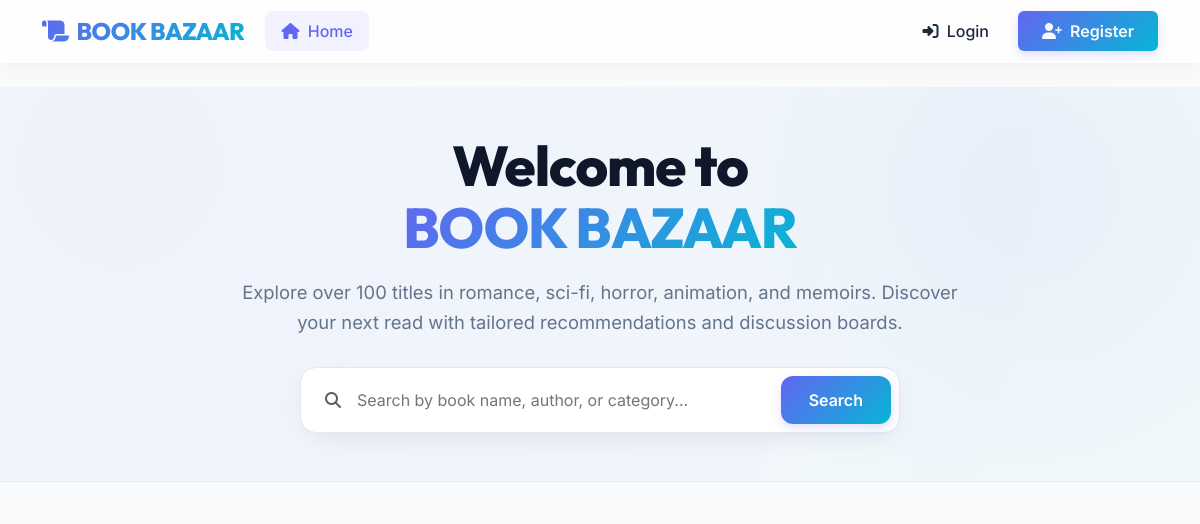
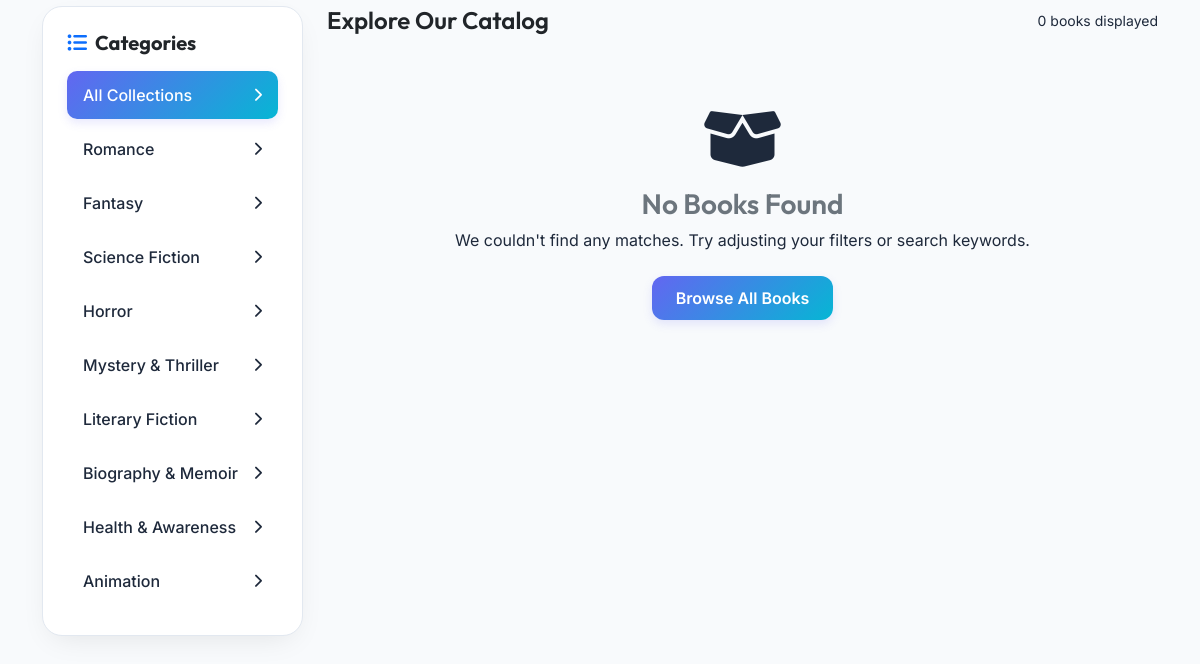
Before: / with the older database file (2 pictures, top to bottom).
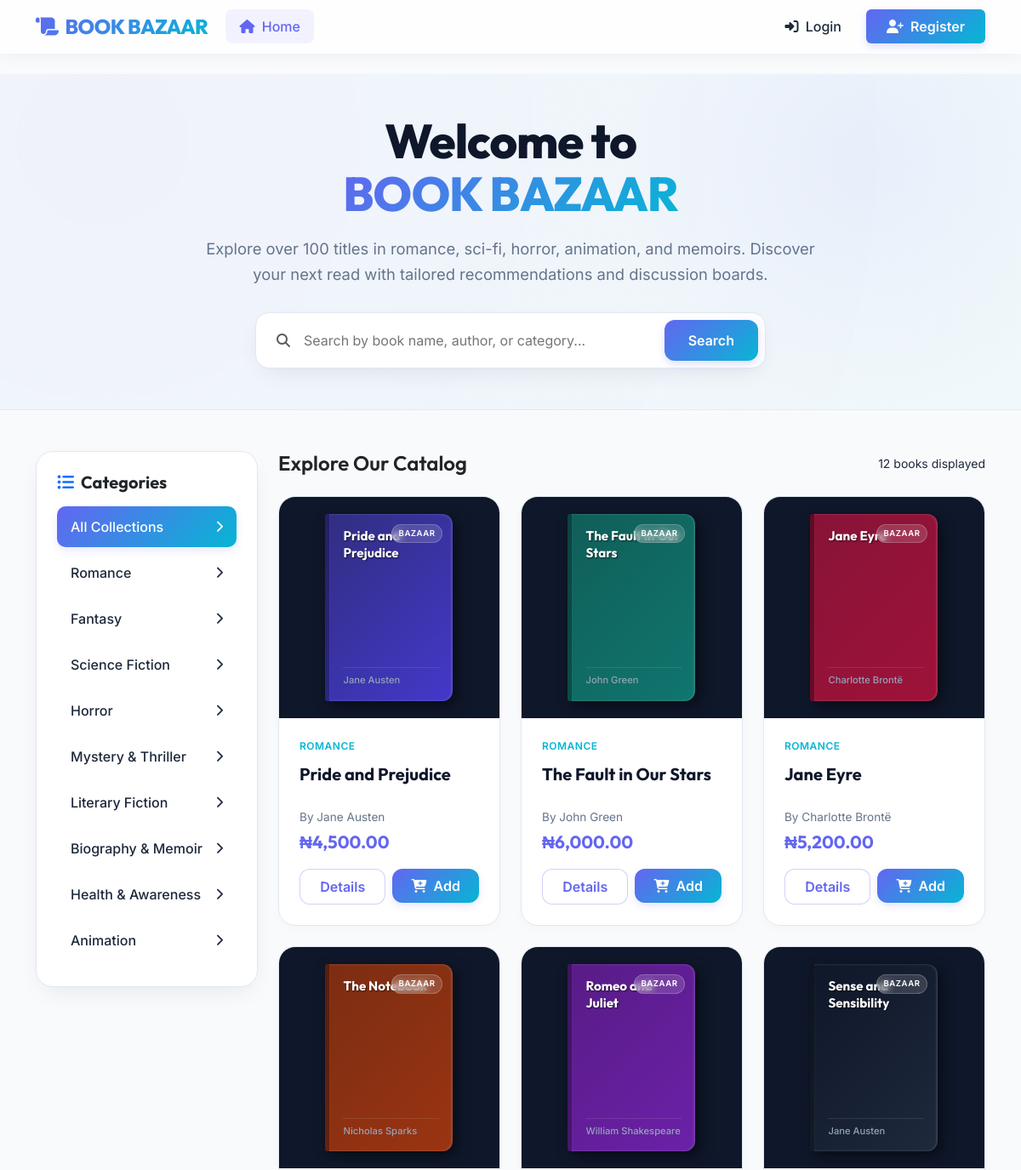
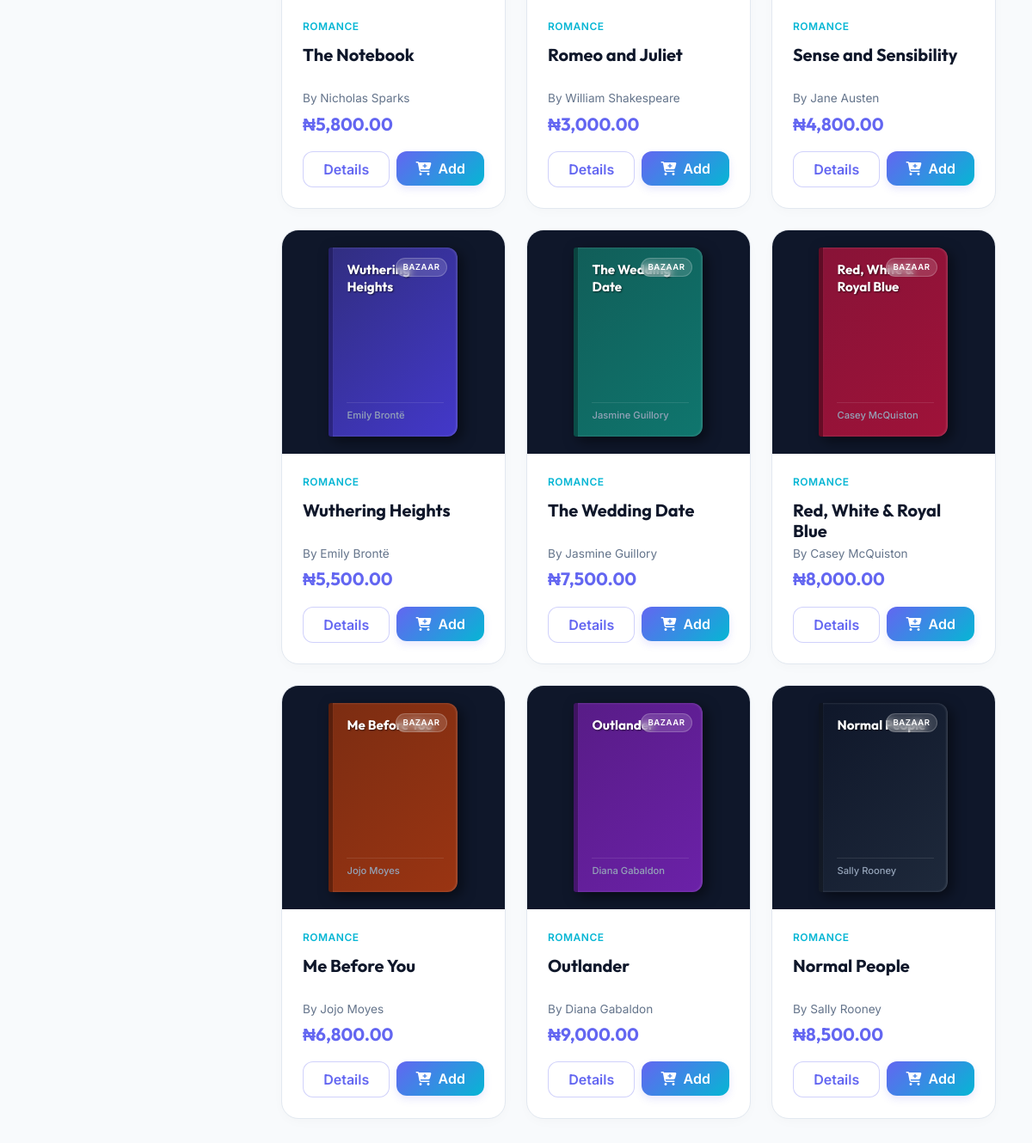
After: the same page with the newer database file (2 pictures, top to bottom).
### tables this page shows
CREATE TABLE `books` (
    `id` INT AUTO_INCREMENT PRIMARY KEY,
    `title` VARCHAR(255) NOT NULL,
    `author` VARCHAR(255) NOT NULL,
    `price` DECIMAL(10,2) NOT NULL,
    `description` TEXT NOT NULL,
    `category` VARCHAR(100) NOT NULL,
    `cover_image` VARCHAR(255) DEFAULT NULL,
    `created_at` TIMESTAMP DEFAULT CURRENT_TIMESTAMP
);

### index.php (the view, shortened to what this page needs)
<?php
require_once __DIR__ . '/header.php';
$search_query = isset($_GET['search']) ? trim($_GET['search']) : '';
$selected_category = isset($_GET['category']) ? trim($_GET['category']) : '';
$categories_list = [
    'Romance', 'Fantasy', 'Science Fiction', 'Horror',
    'Mystery & Thriller', 'Literary Fiction',
    'Biography & Memoir', 'Health & Awareness', 'Animation'
];
try {
    if ($selected_category !== '') {
        $stmt = $pdo->prepare("SELECT * FROM books WHERE category = :category ORDER BY created_at DESC");
        $stmt->execute(['category' => $selected_category]);
        $books = $stmt->fetchAll();
    } elseif ($search_query !== '') {
        $stmt = $pdo->prepare("SELECT * FROM books WHERE title LIKE ? OR author LIKE ? OR category LIKE ? ORDER BY created_at DESC");
        $stmt->execute(["%$search_query%", "%$search_query%", "%$search_query%"]);
        $books = $stmt->fetchAll();
    } else {
        $stmt = $pdo->query("SELECT * FROM books ORDER BY created_at DESC LIMIT 12");
        $books = $stmt->fetchAll();
    }
} catch (PDOException $e) {
    $books = [];
    $recommended_books = [];
    $_SESSION['flash'] = ['message' => 'Database error: ' . $e->getMessage(), 'type' => 'error'];
}
$is_admin = false;
?>
<section class="hero-section py-5 mb-5 text-center">
    <div class="container">
        <div class="row justify-content-center">
            <div class="col-lg-8">
                <h1 class="hero-title" id="hero-heading">Welcome to<br><span>BOOK BAZAAR</span></h1>
                <p class="hero-lead">Explore over 100 titles in romance, sci-fi, horror, animation, and memoirs. Discover your next read with tailored recommendations and discussion boards.</p>
                <form action="index.php" method="GET" class="mt-4">
                    <div class="search-wrapper d-flex align-items-center mx-auto">
                        <i class="fa-solid fa-magnifying-glass text-muted ms-3"></i>
                        <input type="text" name="search" class="search-input" placeholder="Search by book name, author, or category..." value="<?php echo htmlspecialchars($search_query); ?>" id="book-search-input">
                        <button type="submit" class="search-btn">Search</button>
                    </div>
                </form>
            </div>
        </div>
    </div>
</section>
<div class="container">
    <div class="row g-4">
        <div class="col-lg-3">
            <div class="category-sidebar">
                <h3 class="h5 mb-3 text-dark fw-bold"><i class="fa-solid fa-list-ul text-primary me-2"></i>Categories</h3>
                <div class="list-group">
                    <a href="index.php" class="category-list-item <?php echo $selected_category === '' ? 'active' : ''; ?>">
                        <span>All Collections</span>
                        <i class="fa-solid fa-chevron-right small"></i>
                    </a>
                    <?php foreach ($categories_list as $cat): ?>
                        <a href="index.php?category=<?php echo urlencode($cat); ?>" class="category-list-item <?php echo $selected_category === $cat ? 'active' : ''; ?>">
                            <span><?php echo htmlspecialchars($cat); ?></span>
                            <i class="fa-solid fa-chevron-right small"></i>
                        </a>
                    <?php endforeach; ?>
                </div>
            </div>
        </div>
        <div class="col-lg-9">
            <div class="d-flex justify-content-between align-items-center mb-4">
                <?php if ($selected_category !== ''): ?>
                    <h2 class="mb-0 fs-4 text-dark"><?php echo htmlspecialchars($selected_category); ?> Collection</h2>
                    <a href="index.php" class="btn btn-sm btn-outline-secondary rounded-pill">Clear Filter</a>
                <?php elseif ($search_query !== ''): ?>
                    <h2 class="mb-0 fs-4 text-dark">Search Results for "<?php echo htmlspecialchars($search_query); ?>"</h2>
                    <a href="index.php" class="btn btn-sm btn-outline-secondary rounded-pill">Clear Search</a>
                <?php else: ?>
                    <h2 class="mb-0 fs-4 text-dark">Explore Our Catalog</h2>
                    <span class="text-muted-dark small"><?php echo count($books); ?> books displayed</span>
                <?php endif; ?>
            </div>
            <?php if (!empty($books)): ?>
                <div class="row row-cols-1 row-cols-md-2 row-cols-lg-3 g-4">
                    <?php foreach ($books as $index => $book): ?>
                        <div class="col">
                            <div class="book-card" id="book-card-<?php echo $book['id']; ?>">
                                <div class="book-cover-container">
                                    <?php $theme_idx = (($index + 1) % 6) + 1; ?>
                                    <div class="book-cover-fallback cover-theme-<?php echo $theme_idx; ?>">
                                        <span class="fallback-badge">Bazaar</span>
                                        <div class="fallback-title"><?php echo htmlspecialchars($book['title']); ?></div>
                                        <div class="fallback-author"><?php echo htmlspecialchars($book['author']); ?></div>
                                    </div>
                                </div>
                                <div class="book-card-body">
                                    <span class="book-card-category"><?php echo htmlspecialchars($book['category']); ?></span>
                                    <h3 class="h5 mb-1 text-truncate-2" style="height: 48px;">
                                        <a href="book_detail.php?id=<?php echo $book['id']; ?>" class="book-title-link fw-bold" id="book-link-<?php echo $book['id']; ?>">
                                            <?php echo htmlspecialchars($book['title']); ?>
                                        </a>
                                    </h3>
                                    <p class="book-card-author">By <?php echo htmlspecialchars($book['author']); ?></p>
                                    <div class="book-card-price">₦<?php echo number_format($book['price'], 2); ?></div>
                                    <div class="row g-2">
                                        <div class="col-6">
                                            <a href="book_detail.php?id=<?php echo $book['id']; ?>" class="btn btn-premium-secondary w-100 py-2 fs-7" id="btn-view-<?php echo $book['id']; ?>">
                                                Details
                                            </a>
                                        </div>
                                        <div class="col-6">
                                            <?php if ($is_admin): ?>
                                                <a href="admin.php?tab=edit_book&id=<?php echo $book['id']; ?>" class="btn btn-premium-primary w-100 py-2 fs-7" id="btn-edit-<?php echo $book['id']; ?>">
                                                    <i class="fa-solid fa-pen-to-square me-1"></i> Edit
                                                </a>
                                            <?php else: ?>
                                                <form action="cart_action.php?action=add&id=<?php echo $book['id']; ?>" method="POST">
                                                    <button type="submit" class="btn btn-premium-primary w-100 py-2 fs-7" id="btn-add-<?php echo $book['id']; ?>">
                                                        <i class="fa-solid fa-cart-plus me-1"></i> Add
                                                    </button>
                                                </form>
                                            <?php endif; ?>
                                        </div>
                                    </div>
                                </div>
                            </div>
                        </div>
                    <?php endforeach; ?>
                </div>
            <?php else: ?>
                <div class="text-center py-5">
                    <div class="mb-3">
                        <i class="fa-solid fa-box-open text-muted-light" style="font-size: 4rem;"></i>
                    </div>
                    <h3 class="text-secondary">No Books Found</h3>
                    <p class="text-muted-dark">We couldn't find any matches. Try adjusting your filters or search keywords.</p>
                    <a href="index.php" class="btn btn-premium-primary px-4 mt-2">Browse All Books</a>
                </div>
            <?php endif; ?>
        </div>
    </div>
</div>
<?php require_once __DIR__ . '/header.php'; ?>

### header.php (shortened to what this page needs)
<?php
$project_folder = str_replace($_SERVER['DOCUMENT_ROOT'], '', str_replace('\\', '/', __DIR__));
$base_url = rtrim($project_folder, '/') . '/';
$nav_profile_pic = null;
$is_admin_user = false;
?>
<!DOCTYPE html>
<html lang="en">
<head>
    <link href="https://cdn.jsdelivr.net/npm/bootstrap@5.3.2/dist/css/bootstrap.min.css" rel="stylesheet">
    <link rel="stylesheet" href="https://cdnjs.cloudflare.com/ajax/libs/font-awesome/6.4.2/css/all.min.css" />
    <link rel="stylesheet" href="<?php echo $base_url; ?>static/css/style.css">
</head>
<body>
    <nav class="navbar navbar-expand-lg navbar-custom sticky-top">
        <div class="container">
            <a class="navbar-brand brand-font" href="<?php echo $base_url; ?>index.php" id="nav-logo">
                <i class="fa-solid fa-scroll me-2"></i>BOOK BAZAAR
            </a>
            <div class="collapse navbar-collapse" id="navbarContent">
                <ul class="navbar-nav me-auto mb-2 mb-lg-0">
                    <li class="nav-link-item">
                        <a class="nav-link <?php echo basename($_SERVER['PHP_SELF']) == 'index.php' ? 'active' : ''; ?>" href="<?php echo $base_url; ?>index.php" id="nav-home">
                            <i class="fa-solid fa-house me-1"></i> Home
                        </a>
                    </li>
                </ul>
                <ul class="navbar-nav ms-auto align-items-center">
                    <?php if (isset($_SESSION['user_id'])): ?>
                        <?php if ($is_admin_user): ?>
                            <li class="nav-item me-2">
                                <a class="btn btn-outline-primary btn-sm px-3 py-1 fw-bold rounded-pill" href="<?php echo $base_url; ?>admin.php" id="nav-admin">
                                    <i class="fa-solid fa-gauge-high me-1"></i> Admin Panel
                                </a>
                            </li>
                        <?php else: ?>
                            <li class="nav-item me-2">
                                <a class="nav-link position-relative <?php echo basename($_SERVER['PHP_SELF']) == 'cart.php' ? 'active' : ''; ?>" href="<?php echo $base_url; ?>cart.php" id="nav-cart">
                                    <i class="fa-solid fa-cart-shopping me-1"></i> Cart
                                    <?php if (isset($_SESSION['cart_count']) && $_SESSION['cart_count'] > 0): ?>
                                        <span class="position-absolute top-0 start-100 translate-middle badge rounded-pill bg-danger border border-white">
                                            <?php echo $_SESSION['cart_count']; ?>
                                        </span>
                                    <?php endif; ?>
                                </a>
                            </li>
                        <?php endif; ?>
                        <li class="nav-item me-2">
                            <a class="nav-link d-flex align-items-center <?php echo basename($_SERVER['PHP_SELF']) == 'profile.php' ? 'active' : ''; ?>" href="<?php echo $base_url; ?>profile.php" id="nav-profile">
                                <?php if (!empty($nav_profile_pic) && file_exists(__DIR__ . '/' . $nav_profile_pic)): ?>
                                    <img src="<?php echo $base_url . htmlspecialchars($nav_profile_pic); ?>" alt="Avatar" class="navbar-avatar me-2">
                                <?php else: ?>
                                    <div class="navbar-avatar me-2 bg-primary text-white d-flex align-items-center justify-content-center" style="font-size: 0.8rem; font-weight: 700; width: 30px; height: 30px; border-radius: 50%;">
                                        <?php echo strtoupper(substr($_SESSION['username'], 0, 2)); ?>
                                    </div>
                                <?php endif; ?>
                                <span class="fw-semibold text-dark me-1"><?php echo htmlspecialchars($_SESSION['username']); ?></span>
                                <?php if ($is_admin_user): ?>
                                    <span class="badge bg-danger ms-1" style="font-size: 0.6rem;">Admin</span>
                                <?php endif; ?>
                            </a>
                        </li>
                        <li class="nav-item">
                            <a class="nav-link text-danger border border-danger-subtle rounded px-3 py-1 mt-2 mt-lg-0" href="<?php echo $base_url; ?>logout.php" id="nav-logout">
                                <i class="fa-solid fa-right-from-bracket me-1"></i> Logout
                            </a>
                        </li>
                    <?php else: ?>
                        <li class="nav-item">
                            <a class="nav-link <?php echo basename($_SERVER['PHP_SELF']) == 'login.php' ? 'active' : ''; ?>" href="<?php echo $base_url; ?>login.php" id="nav-login">
                                <i class="fa-solid fa-right-to-bracket me-1"></i> Login
                            </a>
                        </li>
                        <li class="nav-item ms-lg-2 mt-2 mt-lg-0">
                            <a class="btn btn-navbar text-white px-4 py-2" href="<?php echo $base_url; ?>register.php" id="nav-register">
                                <i class="fa-solid fa-user-plus me-1"></i> Register
                            </a>
                        </li>
                    <?php endif; ?>
                </ul>
            </div>
        </div>
    </nav>
    <main class="flex-shrink-0 mb-5">

Changed rows visible on the page:
added books: title "Pride and Prejudice", author "Jane Austen", category "ROMANCE", price "4,500.00"
added books: title "The Fault in Our Stars", author "John Green", category "ROMANCE", price "6,000.00"
added books: title "Jane Eyre", author "Charlotte Brontë", category "ROMANCE", price "5,200.00"
added books: title "The Notebook", author "Nicholas Sparks", category "ROMANCE", price "5,800.00"
added books: title "Romeo and Juliet", author "William Shakespeare", category "ROMANCE", price "3,000.00"
added books: title "Sense and Sensibility", author "Jane Austen", category "ROMANCE", price "4,800.00"
added books: title "Wuthering Heights", author "Emily Brontë", category "ROMANCE", price "5,500.00"
added books: title "The Wedding Date", author "Jasmine Guillory", category "ROMANCE", price "7,500.00"
added books: title "Red, White & Royal Blue", author "Casey McQuiston", category "ROMANCE", price "8,000.00"
added books: title "Me Before You", author "Jojo Moyes", category "ROMANCE", price "6,800.00"
added books: title "Outlander", author "Diana Gabaldon", category "ROMANCE", price "9,000.00"
added books: title "Normal People", author "Sally Rooney", category "ROMANCE", price "8,500.00"
Other visible differences:
count($books): "0" → "12"
text no longer shown: "No Books Found We couldn't find any matches. Try adjusting your filters or search keywords. Browse All Books"
